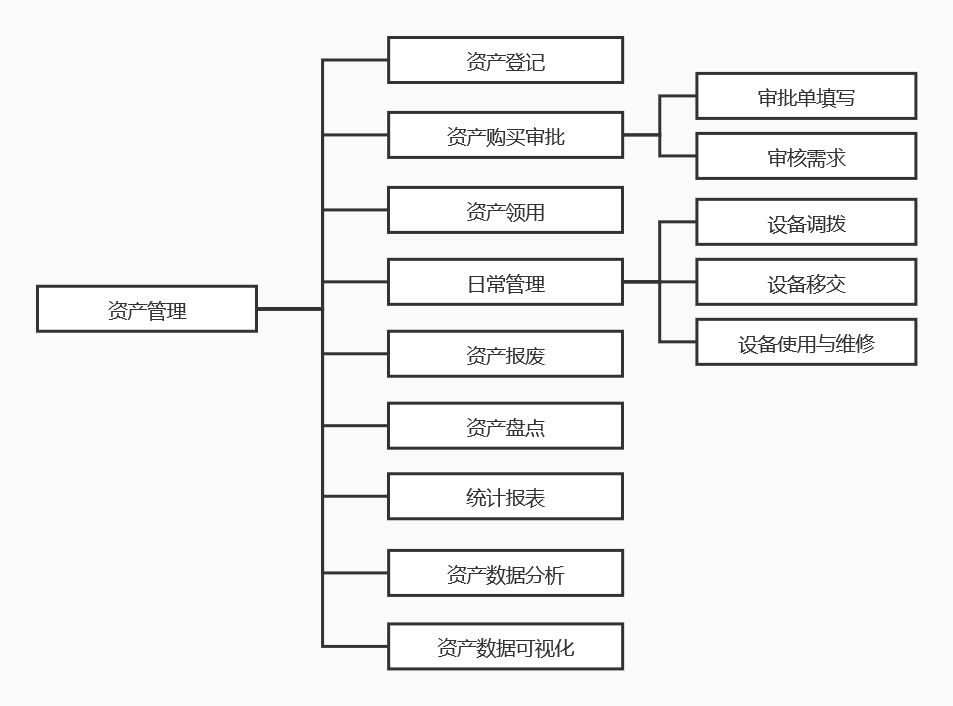
//> input picture Project2/Project2/1.jpg, 953 x 706 px, given in place of the camera
$ ./源   (built with g++ and OpenCV 4)
//> lines starting //> are read from the running program, lines starting //| are printed output that depends on the picture; after the words box and inside, x2 and y2 are one past the last pixel; in counts of white or black regions, pixels touching at a corner belong together
#include<opencv.hpp>
#include<opencv2/highgui/highgui.hpp>
#include<opencv2/opencv.hpp>
#include<opencv2/imgproc/imgproc.hpp>
#include"opencv2/opencv.hpp"

using namespace cv;

int main() {
	// [39 lines of commented-out code are left out]
	printf(CV_VERSION);
	VideoCapture capture(0);
	Mat edges;
	while (true)
	{
		//读入图像
		Mat frame;
		//读取当前帧
		capture >> frame;
//> frame is the input picture: 706 rows x 953 cols, CV_8UC3; min 49, max 255, mean 239.8
		//转换为灰度
		cvtColor(frame, edges, COLOR_BGR2GRAY);
		//降噪
		blur(edges, edges, Size(7, 7));
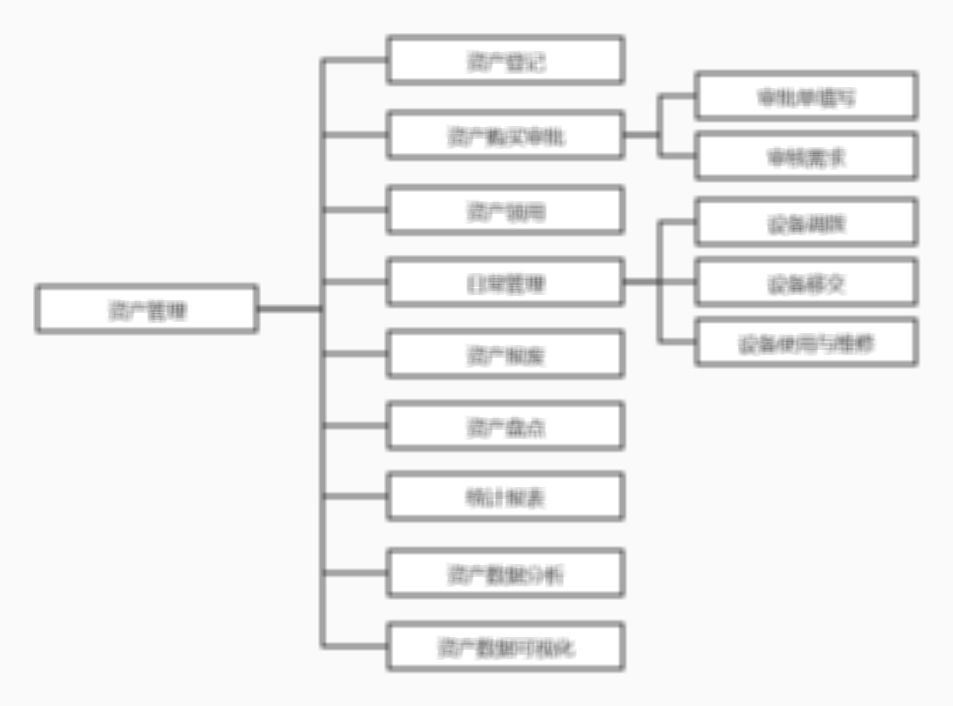
//> edges: 706 rows x 953 cols, CV_8UC1; min 100, max 255, mean 239.8
		//canny边缘检测并显示
		Canny(edges, edges, 0, 30, 3);
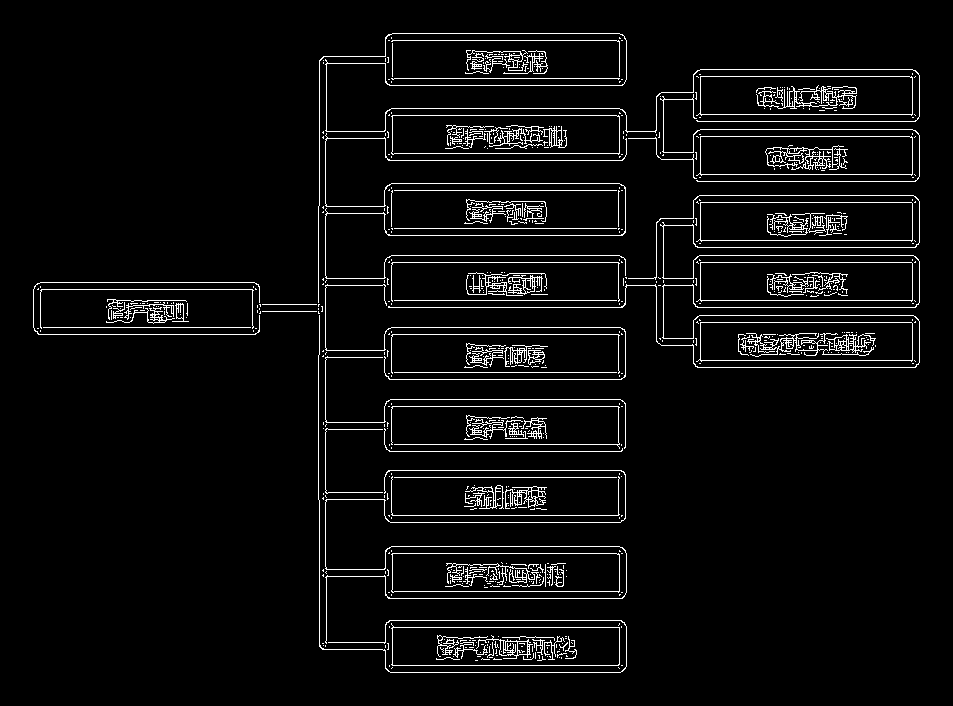
//> edges: 706 rows x 953 cols, CV_8UC1; 4.7% white in thin lines or dots, all inside (x1, y1, x2, y2) = (33, 33, 920, 673)

		imshow("读取视频", edges);
		if(waitKey(30)>=0)break;
//> the Esc key is pressed

	}
	return 0;


}
